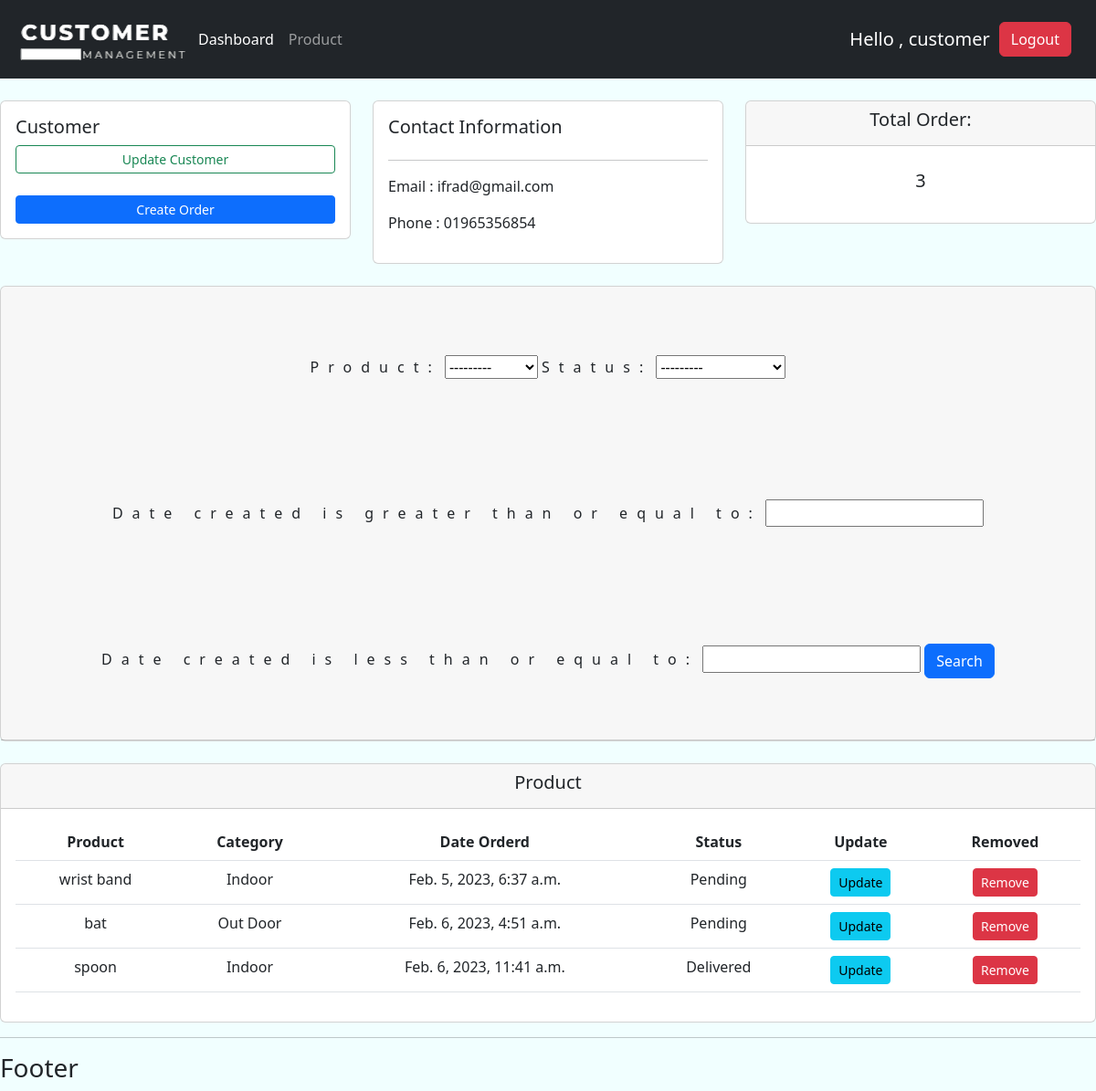
Screenshot of /customer/3 (signed in) with the database file from the repository.
### customer/models.py (models this page shows, shortened)
class Customer(models.Model):
    user=models.OneToOneField(User,null=True,blank=True,on_delete=models.CASCADE)
    name=models.CharField(max_length=100,null=True)
    phone =models.CharField(max_length=100,null=True)
    email=models.CharField(max_length=100,null=True)
    profile_pic=models.ImageField(null=True,blank=True,default='default.png', upload_to=None, height_field=None, width_field=None, max_length=None)
    date_created=models.DateTimeField(auto_now_add=True,null=True)

class Order(models.Model):
    STATUS =(
        ('Pending' , 'Pending'),
        ('Out for Delivery' , 'Out for Delivery'),
        ('Delivered' , 'Delivered'),
    )
    customer = models.ForeignKey(Customer,on_delete=models.SET_NULL , null=True)
    product = models.ForeignKey(Product,on_delete=models.SET_NULL , null=True)
    date_created=models.DateTimeField(auto_now_add=True,null=True)
    status=models.CharField(max_length=100,null=True,choices=STATUS)

class Product(models.Model):
    CATEGORY =(
        ('Indoor' , 'Indoor'),
        ('Out Door' , 'Out Door'),
    )
    name=models.CharField(max_length=100,null=True)
    price=models.FloatField(null=True)
    Tag=models.ManyToManyField(Tag)
    category=models.CharField(max_length=100,null=True ,choices=CATEGORY)
    description=models.CharField(max_length=200,null=True,blank=True)
    date_created=models.DateTimeField(auto_now_add=True,null=True)
    def __str__(self):
        return self.name

### customer/decoration.py (the view)
        def wrapper_func(request,*args, **kwargs):
            group = None
            if request.user.groups.exists():
                group= request.user.groups.all()[0].name
            if group in allowed_role:
                return view_func(request,*args, **kwargs)
            else:
                return HttpResponse('You are not authorized to this page')

### customer/decoration.py (called while the page is built)
def allowed_user(allowed_role=[]):
    def decorator(view_func):
        def wrapper_func(request,*args, **kwargs):
            group = None
            if request.user.groups.exists():
                group= request.user.groups.all()[0].name
            if group in allowed_role:
                return view_func(request,*args, **kwargs)
            else:
                return HttpResponse('You are not authorized to this page')
        return wrapper_func
    return decorator

### customer/views.py (called while the page is built)
@login_required(login_url='login')
@allowed_user(allowed_role=['admin'])
def customer(request,pk):
    customers=Customer.objects.get(id=pk)
    orders=customers.order_set.all()
    total_order=orders.count()
    myFilter=OrderFilter(request.GET , queryset=orders)
    orders=myFilter.qs
    context={
        'total_order':total_order,
        'orders' : orders,
        'customers':customers,
        'myfilter':myFilter,
    }
    return render(request,'customer/customer.html',context)

### templates/customer/customer.html (shortened to what this page needs)
{% extends 'main/main.html' %}
{% block content %}
<br>
<div class="row ">
    <div class=" col-md">
        <div class="card card-body" id="">
            <h5 class="card-title">Customer</h5>
            <a href="#" class="btn btn-outline-success btn-sm btn-block" role="button">Update Customer</a>
            <br>
            <a href="{% url 'customer_create_order' customers.id %}" class="btn btn-primary btn-sm btn-block" role="button">Create Order</a>
        </div>
    </div>
    <div class=" col-md">
        <div class="card card-body" id="">
            <h5 class="card-title">Contact Information</h5>
            <hr>
            <p class="">Email :  {{customers.email}}</p>
            <p class="">Phone :  {{customers.phone}}</p>
        </div>
    </div>
    <div class=" col-md">
        <div class="card text-center" id="">
            <div class="card-header">
                <h5 class="card-title">Total Order:</h5>
            </div>
            <div class="card-body">
                <h5 class="card-title" style="padding:10px">{{total_order}}</h5>
            </div>
        </div>
    </div>
</div>
<br>
<div class="row  text-center">
    <div class=" col-md">
        <div class="card text-center " id="">
            <div class="card-header">
                <form action="" method= "GET">
                    {{myfilter.form}}
                    <button class="btn btn-primary">Search</button>
                </form>
            </div>
        </div>
    </div>
</div>
<br>
<div class="row  text-center">
    <div class=" col-md">
        <div class="card text-center " id="">
            <div class="card-header">
                <h5 class="card-title">Product</h5>
            </div>
            <div class="card-body">
                <table class="table ">
                    <thead>
                        <tr>
                        <th scope="col">Product</th>
                        <th scope="col">Category</th>
                        <th scope="col">Date Orderd</th>
                        <th scope="col">Status</th>
                        <th scope="col">Update</th>
                        <th scope="col">Removed</th>
                        </tr>
                    </thead>
                    <tbody>
                        {% for order in orders %}
                        <tr>
                            <td>{{order.product}}</td>
                            <td>{{order.product.category}}</td>
                            <td>{{order.date_created}}</td>
                            <td>{{order.status}}</td>
                            <td><a href="{% url 'update_form' order.id %}" class="btn btn-info btn-sm btn-block" role="button">Update</a></td>
                            <td><a href="{% url 'remove_form' order.id %}" class="btn btn-danger btn-sm btn-block" role="button">Remove</a></td>
                        </tr>
                        {% endfor %}
                    </tbody>
                </table>
            </div>
        </div>
    </div>
</div>
{% endblock content %}

### templates/navbar/navbar.html (shortened to what this page needs)
{% load static %}
<nav class="navbar navbar-expand-lg navbar-dark bg-dark">
    <div class="container-fluid">
      <img src="{% static 'images/logo.png' %}" alt="logo">
      <div class="collapse navbar-collapse" id="navbarNav">
        {% if request.user.is_staff %}
          <ul class="navbar-nav">
              <li class="nav-item">
                <a class="nav-link active" href="{% url 'dashboard' %}">Dashboard</a>
              </li>
              <li class="nav-item">
                <a class="nav-link" href="{% url 'product' %}">Product</a>
              </li>
          </ul>
        {% else %}
        <ul class="navbar-nav">
          <li class="nav-item">
            <a class="nav-link" href="{% url 'user_settings' %}">Settings</a>
          </li>
      </ul>
        {% endif %}
      </div>
      <div class=" nav navbar-nav navbar-right" style="margin-right:15px;">
        <h5 style="color:white;margin-right:10px;margin-top:7px;">Hello , {{request.user}}</h5>
        <ul class="nav navbar-nav navbar-right">
          <li style="align-content:center">
              <a href="{% url 'logout' %}" class="btn btn-danger">Logout</a>
          </li>
        </ul>
      </div>
    </div>
  </nav>

### static/css/stats.css (style rules this page uses)
body { background-color: rgba(240, 255, 255, 0.911); }
label { letter-spacing: 10px; line-height: 10; }

### rows the page displays
Customer: email "ifrad@gmail.com", phone "01965356854"
Order: product "wrist band", product.category "Indoor", date_created "Feb. 5, 2023, 6:37 a.m.", status "Pending"
Order: product "bat", product.category "Out Door", date_created "Feb. 6, 2023, 4:51 a.m.", status "Pending"
Order: product "spoon", product.category "Indoor", date_created "Feb. 6, 2023, 11:41 a.m.", status "Delivered"

### other values shown
{{ request.user }} "customer"
{{ total_order }} "3"
